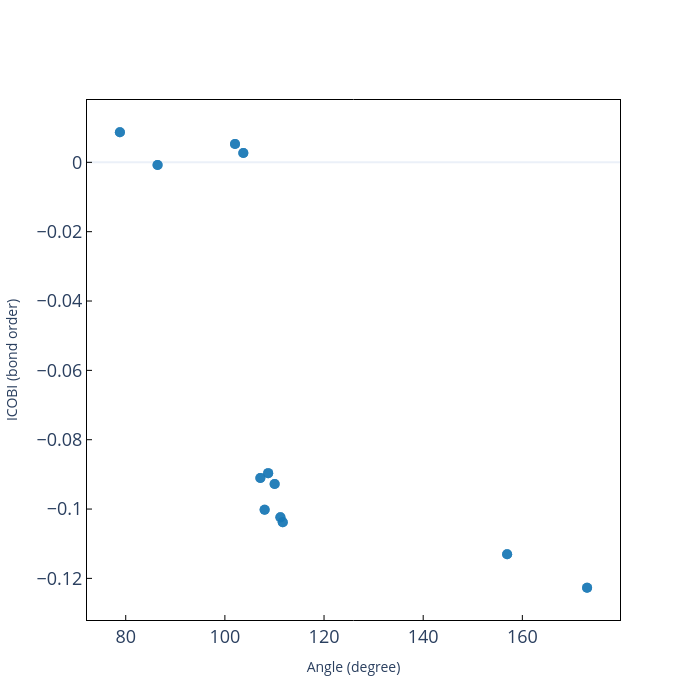

The notebook cell saved with this chart:
### Code cell
matched_keys = [key for key in ncicobi_ww_RT.keys() if key in ncicobi_term_atom_RT][1:]
icobi_values = [ncicobi_ww_RT[key] for key in matched_keys]
atomic_terms = [ncicobi_angle_RT[key] for key in matched_keys]

# Plot with Plotly
scatter_plot = go.Scatter(
    x=atomic_terms,
    y=icobi_values,
    mode='markers',
    marker=dict(
        size=10,
        color='#1878b6'
    ),
    hovertext=[f'Interaction: {key}' for key in matched_keys]
)

# Initialize figure and add trace
fig = go.Figure()
fig.add_trace(scatter_plot)
fig.update_traces(marker_opacity=0.5)

# Update layout settings
fig.update_layout(
    yaxis=dict(tickfont=dict(size=18)),
    xaxis=dict(tickfont=dict(size=18)),
    yaxis_title="ICOBI (bond order)",
    xaxis_title="Angle (degree)",
    width=700,
    height=700
)

# Customize axes
fig.update_xaxes(
    showline=True, linewidth=1, linecolor='black', mirror=True,
    showgrid=False, ticks="inside", tickwidth=1, tickcolor='black', ticklen=5
)
fig.update_yaxes(
    showline=True, linewidth=1, linecolor='black', mirror=True,
    showgrid=False, ticks="inside", tickwidth=1, tickcolor='black', ticklen=5
)

# Show plot
fig.show()

### Figure 1 — Plotly figure (JSON) as saved in the notebook; plotly's stock layout.template omitted (floating-point values rounded to 4 significant figures)
{"data": [{"hovertext": ["Interaction: [Ag1[0,0,0]->S41[0,0,0]->Ag13[0,0,0]]", "Interaction: [Ag2[0,0,0]->S42[0,0,0]->Ag14[0,0,0]]", "Interaction: [Ag3[0,0,0]->S43[0,0,0]->Ag15[0,0,0]]", "Interaction: [Ag4[0,0,0]->S44[0,0,0]->Ag16[0,0,0]]", "Interaction: [Ag17[0,0,0]->S53[0,0,0]->Ag25[0,0,0]]", "Interaction: [S53[0,0,0]->Ag17[0,0,0]->S59[,0,-1,0]]", "Interaction: [Ag17[0,0,0]->S59[,0,-1,0]->Sn33[,0,-1,0]]", "Interaction: [Ag18[0,0,0]->S54[0,0,0]->Ag26[0,0,0]]", "Interaction: [S54[0,0,0]->Ag18[0,0,0]->S60[0,1,0]]", "Interaction: [Ag18[0,0,0]->S60[0,1,0]->Sn34[0,1,0]]", "Interaction: [Ag19[0,0,0]->S55[0,0,0]->Ag27[0,0,0]]", "Interaction: [S55[0,0,0]->Ag19[0,0,0]->S57[0,0,0]]", "Interaction: [Ag19[0,0,0]->S57[0,0,0]->Sn35[0,0,0]]", "Interaction: [Ag20[0,0,0]->S56[0,0,0]->Ag28[0,0,0]]", "Interaction: [S56[0,0,0]->Ag20[0,0,0]->S58[0,0,0]]", "Interaction: [Ag20[0,0,0]->S58[0,0,0]->Sn36[0,0,0]]", "Interaction: [Ag25[0,0,0]->S48[,0,-1,-1]->Sn36[,0,0,-1]]", "Interaction: [S48[,0,-1,-1]->Ag25[0,0,0]->S53[0,0,0]]", "Interaction: [Ag26[0,0,0]->S47[0,1,0]->Sn35[0,0,0]]", "Interaction: [S47[0,1,0]->Ag26[0,0,0]->S54[0,0,0]]", "Interaction: [Ag27[0,0,0]->S46[,0,0,-1]->Sn34[,0,0,-1]]", "Interaction: [S46[,0,0,-1]->Ag27[0,0,0]->S55[0,0,0]]", "Interaction: [Ag28[0,0,0]->S45[0,0,0]->Sn33[0,0,0]]", "Interaction: [S45[0,0,0]->Ag28[0,0,0]->S56[0,0,0]]", "Interaction: [S38[-1,0,0]->Sn33[0,0,0]->S45[0,0,0]]", "Interaction: [S38[-1,0,0]->Sn33[0,0,0]->S52[0,0,0]]", "Interaction: [S38[-1,0,0]->Sn33[0,0,0]->S59[0,0,0]]", "Interaction: [S45[0,0,0]->Sn33[0,0,0]->S52[0,0,0]]", "Interaction: [S45[0,0,0]->Sn33[0,0,0]->S59[0,0,0]]", "Interaction: [S52[0,0,0]->Sn33[0,0,0]->S59[0,0,0]]", "Interaction: [S37[1,0,0]->Sn34[0,0,0]->S46[0,0,0]]", "Interaction: [S37[1,0,0]->Sn34[0,0,0]->S51[0,0,0]]", "Interaction: [S37[1,0,0]->Sn34[0,0,0]->S60[0,0,0]]", "Interaction: [S46[0,0,0]->Sn34[0,0,0]->S51[0,0,0]]", "Interaction: [S46[0,0,0]->Sn34[0,0,0]->S60[0,0,0]]", "Interaction: [S51[0,0,0]->Sn34[0,0,0]->S60[0,0,0]]", "Interaction: [S40[0,0,0]->Sn35[0,0,0]->S47[0,1,0]]", "Interaction: [S40[0,0,0]->Sn35[0,0,0]->S50[0,0,0]]", "Interaction: [S40[0,0,0]->Sn35[0,0,0]->S57[0,0,0]]", "Interaction: [S47[0,1,0]->Sn35[0,0,0]->S50[0,0,0]]", "Interaction: [S47[0,1,0]->Sn35[0,0,0]->S57[0,0,0]]", "Interaction: [S50[0,0,0]->Sn35[0,0,0]->S57[0,0,0]]", "Interaction: [S39[0,0,0]->Sn36[0,0,0]->S48[,0,-1,0]]", "Interaction: [S39[0,0,0]->Sn36[0,0,0]->S49[0,0,0]]", "Interaction: [S39[0,0,0]->Sn36[0,0,0]->S58[0,0,0]]", "Interaction: [S48[,0,-1,0]->Sn36[0,0,0]->S49[0,0,0]]", "Interaction: [S48[,0,-1,0]->Sn36[0,0,0]->S58[0,0,0]]", "Interaction: [S49[0,0,0]->Sn36[0,0,0]->S58[0,0,0]]"], "marker": {"color": "#1878b6", "size": 10, "opacity": 0.5}, "mode": "markers", "x": [78.82, 78.82, 78.82, 78.82, 86.43, 173.1, 102.0, 86.43, 173.1, 102.0, 86.43, 173.1, 102.0, 86.43, 173.1, 102.0, 103.7, 156.9, 103.7, 156.9, 103.7, 156.9, 103.7, 156.9, 108.7, 108.0, 111.7, 110.0, 107.2, 111.2, 108.7, 108.0, 111.7, 110.0, 107.2, 111.2, 108.7, 108.0, 111.7, 110.0, 107.2, 111.2, 108.7, 108.0, 111.7, 110.0, 107.2, 111.2], "y": [0.00868, 0.00868, 0.00868, 0.00868, -0.00078, -0.1227, 0.0053, -0.00078, -0.1227, 0.0053, -0.00078, -0.1227, 0.0053, -0.00078, -0.1227, 0.0053, 0.0027, -0.113, 0.0027, -0.113, 0.0027, -0.113, 0.0027, -0.113, -0.08964, -0.1002, -0.1038, -0.09276, -0.09106, -0.1024, -0.08964, -0.1002, -0.1038, -0.09276, -0.09106, -0.1024, -0.08964, -0.1002, -0.1038, -0.09276, -0.09106, -0.1024, -0.08964, -0.1002, -0.1038, -0.09276, -0.09106, -0.1024], "type": "scatter"}], "layout": {"yaxis": {"tickfont": {"size": 18}, "title": {"text": "ICOBI (bond order)"}, "showline": true, "linewidth": 1, "linecolor": "black", "mirror": true, "showgrid": false, "ticks": "inside", "tickwidth": 1, "tickcolor": "black", "ticklen": 5}, "xaxis": {"tickfont": {"size": 18}, "title": {"text": "Angle (degree)"}, "showline": true, "linewidth": 1, "linecolor": "black", "mirror": true, "showgrid": false, "ticks": "inside", "tickwidth": 1, "tickcolor": "black", "ticklen": 5}, "width": 700, "height": 700}}
